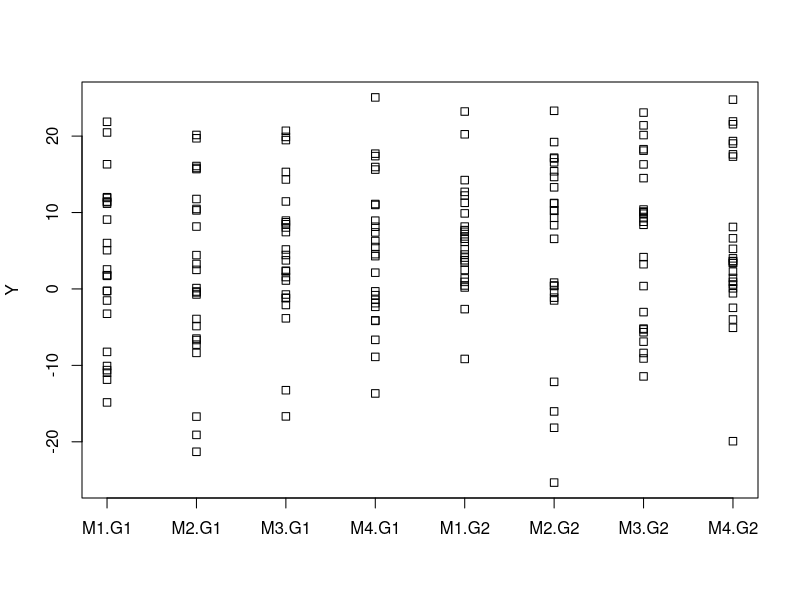

Generate this figure with R:
## Mit diesem skript koennen Sie zufaellige Daten einer 2-weg ANOVA mit dem Faktor Gruppe (G1, G2) 
## und dem Faktor Medikament (M1, M2, M3, M4) erzeugen. 

## Spielen Sie mit den Parametern etwas herum und versuchen Sie Ihre 
## Intuition vom Bild mit dem p-Wert der ANOVA in Einklang zu bringen.

## Hier koennen Sie die Gruppenmittelwerte einstellen (G1 und G2 sind unterschiedlich; M1 ist anders als M2, M3, M4)
a <- 5.5 ## G1 & M1
b <- 4.5 ## G1 & M2,M3 oder M4
c <- 6.5 ## G2 & M1
d <- 6 ## G2 & M2, M3 oder M4
sigma <- 10 ## Standardabweichung der Fehlerstreuung

## Ab hier muessen Sie am Code nichts mehr aendern, sondern nur noch ausfuehren ####

## erzeuge Zielgroesse
Y <- rep(NA,200)
Y[1:25] <- rep(a,25)
Y[26:100] <- rep(b,75)

Y[101:125] <- rep(c,25)
Y[126:200] <- rep(d,75)
Y <- Y+rnorm(200,sd=sigma)

## erzeuge gruppen labels
G <- rep(c("G1","G2"),each=100) ## erste 100 sind G1, zweite 100 sind G2
M <- rep(rep(c("M1","M2","M3","M4"),each=25),2) ## 25 mal M1, 25 mal M2, etc.; das Ganze zweimal

## fuege alles in einen data frame
dat <- data.frame(Y=Y,G=G,M=M)

## ANOVA
fit <- aov(Y~M+G,data=dat)
summary(fit)

## plot
stripchart(Y~M+G, data = dat, vertical = TRUE)
